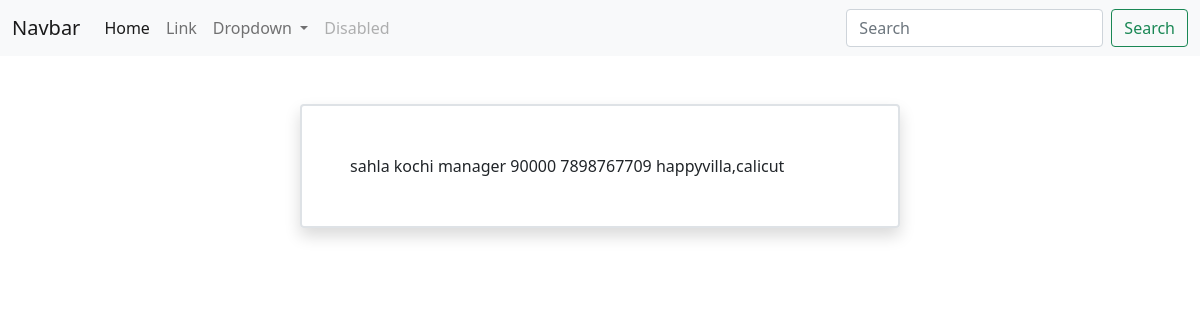
/edetail/2, run on the app's committed database.
### myapp/models.py (models this page shows)
class Emplpoyee(models.Model):
    name=models.CharField(max_length=200, null=True)
    designation=models.CharField(max_length=200 ,null=True)
    department=models.CharField(max_length=200 ,null=True)
    salary=models.PositiveIntegerField(null=True)
    contact=models.CharField(max_length=200, null=True)
    address=models.CharField(max_length=200, null=True)

### myapp/views.py (the view)
# urls.py: path('edetail/<int:pk>',views.EmplpoyeeDetailView.as_view(),name="Employee_detail"),
class EmplpoyeeDetailView(View):
    def get(self,request,*args,**kwargs):
        id=kwargs.get("pk")
        qs=Emplpoyee.objects.get(id=id)
        return render(request,"employee_detail.html",{"Employee":qs})

### myapp/templates/employee_detail.html
{%extends 'base.html'%}
{%block main_block%}
    <div class="container border border-2 p-5 w-50 mx-auto mt-5 shadow rounded"">
        {{Employee.name}}
        {{Employee.designation}}
        {{Employee.department}}
        {{Employee.salary}}
        {{Employee.contact}}
        {{Employee.address}}
    </div>
{%endblock%}

### data on the page
Emplpoyee: name "sahla", designation "kochi", department "manager", salary "90000", contact "7898767709", address "happyvilla,calicut"
